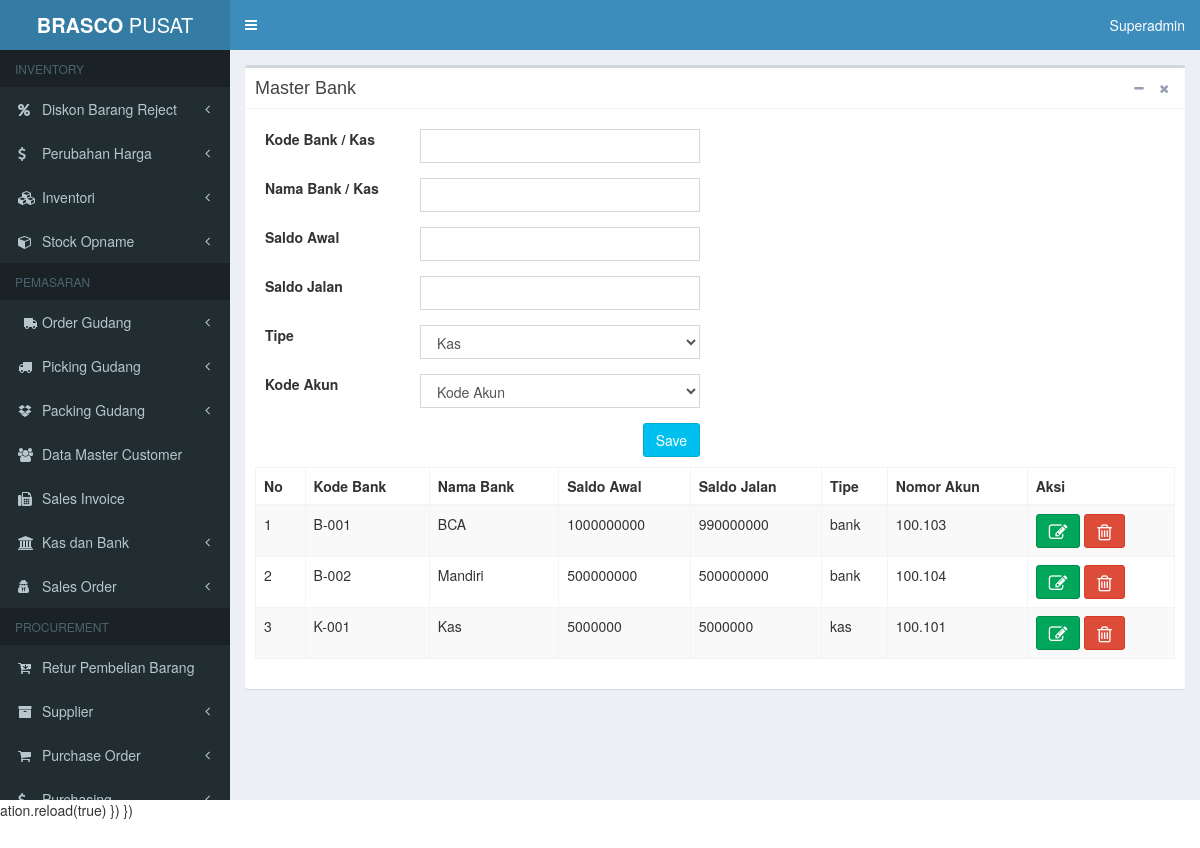
Page /kas_bank/master_bank.php (signed in) on the committed database.
### tables this page shows
CREATE TABLE `bank` (
  `kode_bank` varchar(255) NOT NULL,
  `nama_bank` varchar(255) NOT NULL,
  `saldo_jalan` varchar(255) NOT NULL,
  `saldo_awal` varchar(255) NOT NULL,
  `tipe` varchar(255) NOT NULL,
  `nomor_akun` varchar(255) NOT NULL,
  `id_admin` varchar(255) NOT NULL,
  `id_edit_admin` varchar(255) NOT NULL,
  `created_at` timestamp NOT NULL DEFAULT current_timestamp(),
  `updated_at` timestamp NULL DEFAULT NULL ON UPDATE current_timestamp()
);

### kas_bank/master_bank.php (the view, shortened to what this page needs)
<?php $role = 'pemasaran';
include '../env.php';
?>
<?php include('../templates/header.php');
?>
<div class="content-wrapper">
  <section class="content">
    <div class="box">
      <div class="box-header with-border">
        <h3 class="box-title">Master Bank</h3>
        <div class="box-tools pull-right">
          <button type="button" class="btn btn-box-tool" data-widget="collapse" data-toggle="tooltip" title="Collapse">
            <i class="fa fa-minus"></i></button>
          <button type="button" class="btn btn-box-tool" data-widget="remove" data-toggle="tooltip" title="Remove">
            <i class="fa fa-times"></i></button>
        </div>
      </div>
      <div class="box-body">
        <div class="form">
          <form method="POST" class="form-horizontal" action="kas_bank/master_bank.php">
            <div class="box-body">
              <div class="form-group">
                <label class="col-sm-2">Kode Bank / Kas</label>
                <div class="col-sm-4">
                  <input type="text" id="kode_bank" class="form-control">
                </div>
              </div>
              <div class="form-group">
                <label class="col-sm-2">Nama Bank / Kas</label>
                <div class="col-sm-4">
                  <input type="text" class="form-control" id="nama_bank">
                </div>
              </div>
              <div class="form-group">
                <label class="col-sm-2">Saldo Awal</label>
                <div class="col-sm-4">
                  <input type="number" class="form-control" id="saldo_awal">
                </div>
              </div>
              <div class="form-group">
                <label class="col-sm-2">Saldo Jalan</label>
                <div class="col-sm-4">
                  <input type="number" class="form-control" id="saldo_jalan">
                </div>
              </div>
              <div class="form-group">
                <label class="col-sm-2">Tipe</label>
                <div class="col-sm-4">
                  <select id="tipe" class="form-control ">
                    <option value="kas">Kas</option>
                  </select>
                </div>
              </div>
              <div class="form-group">
                <label class="col-sm-2">Kode Akun</label>
                <div class="col-sm-4">
                  <select class="form-control select2" id="nomor_akun">
                    <option selected="" disabled="">Kode Akun</option>
                  </select>
                </div>
              </div>
              <div class="col-sm-6">
                <button type="button" id="save" class="btn btn-info pull-right">Save</button>
              </div>
            </div>
          </form>
        </div>
        <div class="data-table">
          <div class="table-responsive">
            <table class="table table-striped table-bordered">
              <thead>
                <th>No</th>
                <th>Kode Bank</th>
                <th>Nama Bank</th>
                <th>Saldo Awal</th>
                <th>Saldo Jalan</th>
                <th>Tipe</th>
                <th>Nomor Akun</th>
                <th>Aksi</th>
              </thead>
              <tbody>
                <?php
                $show = mysqli_query($conn, "SELECT * FROM bank ORDER BY kode_bank");
                $no = 1;
                foreach ($show as $datas) {
                  ?>
                  <div class="form">
                    <form method="POST" class="form-horizontal" enctype="form-data" action="kas_bank/master_bank.php">
                      <tr>
                        <td><?= $no ?></td>
                        <td><?= $datas['kode_bank'] ?></td>
                        <td><?= $datas['nama_bank'] ?></td>
                        <td><?= $datas['saldo_awal'] ?></td>
                        <td><?= $datas['saldo_jalan'] ?></td>
                        <td><?= $datas['tipe'] ?></td>
                        <td><?= $datas['nomor_akun'] ?></td>
                        <td>
                          <a><button type="button" class="btn btn-success" data-toggle="modal" data-target="#prev_edit<?= $no ?>" class="pad"><i class="fa fa-edit fa-lg"></i></button></a>
                          <a href="kas_bank/delete.php?kode_bank=<?= $datas['kode_bank'] ?>"><button type="button" class="btn btn-danger"><i class="fa fa-trash-o fa-lg"></i></button></a>
                        </td>
                      </tr>
                    </form>
                  </div>
          </div>
        </div>
      <?php $no++;
      } ?>
<?php include('../templates/footer.php') ?>
ation.reload(true)
})
})

### rows in the picture
bank: kode_bank "B-001", nama_bank "BCA", saldo_awal "1000000000", saldo_jalan "990000000", tipe "bank", nomor_akun "100.103"
bank: kode_bank "B-002", nama_bank "Mandiri", saldo_awal "500000000", saldo_jalan "500000000", tipe "bank", nomor_akun "100.104"
bank: kode_bank "K-001", nama_bank "Kas", saldo_awal "5000000", saldo_jalan "5000000", tipe "kas", nomor_akun "100.101"

### other values in the picture
$_SESSION['admin']['username'] "Superadmin"
